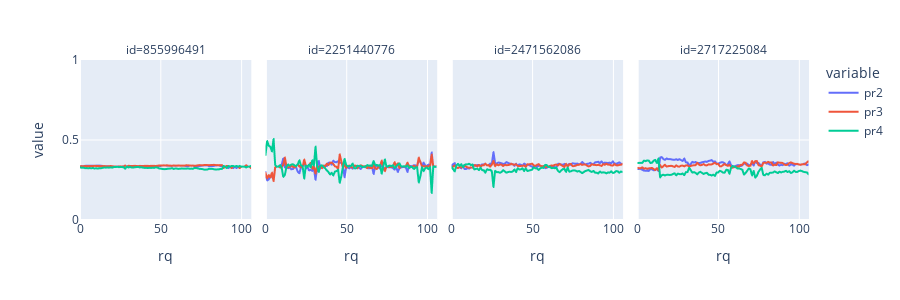
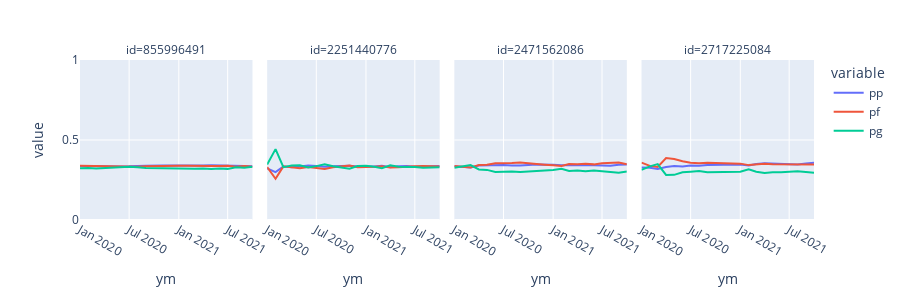

The code cell stored with these charts, in order, in its notebook:
### Code cell
plt_day({2471562086, 2251440776, 2576321385, 855996491, 2717225084} - true_ids,df=ds.day)
plt_month({2471562086, 2251440776, 2576321385, 855996491, 2717225084} - true_ids,df=ds.month)
